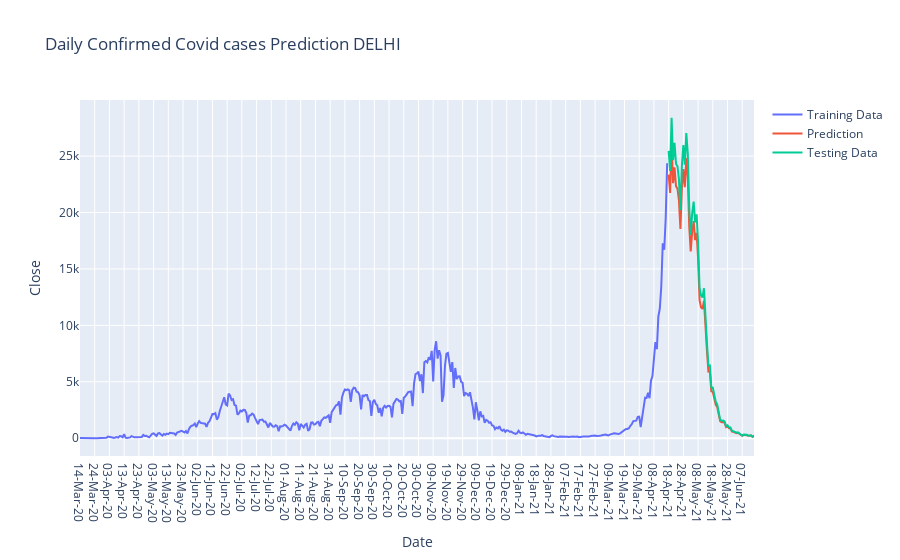

The cell this chart's notebook holds for it:
### Code cell
prediction = model.predict(test_generator)


close_train = close_train.reshape((-1))
close_data2 = close_data2.reshape((-1))
prediction = prediction.reshape((-1))

trace1 = go.Scatter(
    x = date_train,
    y = close_train,
    mode = 'lines',
    name = 'Training Data'
)
trace2 = go.Scatter(
    x = date_test,
    y = prediction,
    mode = 'lines',
    name = 'Prediction'
)
trace3 = go.Scatter(
    x = date_test,
    y = close_data2,
    mode='lines',
    name = 'Testing Data'
)
layout = go.Layout(
    title = "Daily Confirmed Covid cases Prediction DELHI",
    xaxis = {'title' : "Date"},
    yaxis = {'title' : "Close"}
)
fig = go.Figure(data=[trace1, trace2, trace3], layout=layout)
fig.show()

### Figure 1 — Plotly figure (JSON) as saved in the notebook; plotly's stock layout.template omitted (floating-point values rounded to 4 significant figures; data arrays with more than 128 entries replaced by an {"elided": "..."} marker saying what was removed)
{"data": [{"mode": "lines", "name": "Training Data", "type": "scatter", "x": {"elided": "400 str values"}, "y": {"elided": "400 int values"}}, {"mode": "lines", "name": "Prediction", "type": "scatter", "x": ["18-Apr-21", "19-Apr-21", "20-Apr-21", "21-Apr-21", "22-Apr-21", "23-Apr-21", "24-Apr-21", "25-Apr-21", "26-Apr-21", "27-Apr-21", "28-Apr-21", "29-Apr-21", "30-Apr-21", "01-May-21", "02-May-21", "03-May-21", "04-May-21", "05-May-21", "06-May-21", "07-May-21", "08-May-21", "09-May-21", "10-May-21", "11-May-21", "12-May-21", "13-May-21", "14-May-21", "15-May-21", "16-May-21", "17-May-21", "18-May-21", "19-May-21", "20-May-21", "21-May-21", "22-May-21", "23-May-21", "24-May-21", "25-May-21", "26-May-21", "27-May-21", "28-May-21", "29-May-21", "30-May-21", "31-May-21", "01-Jun-21", "02-Jun-21", "03-Jun-21", "04-Jun-21", "05-Jun-21", "06-Jun-21", "07-Jun-21", "08-Jun-21", "09-Jun-21", "10-Jun-21", "11-Jun-21", "12-Jun-21", "13-Jun-21", "14-Jun-21", "15-Jun-21", "16-Jun-21"], "y": [23360.0, 21730.0, 26060.0, 22610.0, 24010.0, 22330.0, 22120.0, 21040.0, 18540.0, 22160.0, 23850.0, 22240.0, 24820.0, 23140.0, 18710.0, 16560.0, 18310.0, 19230.0, 17560.0, 18200.0, 15930.0, 12240.0, 11610.0, 11450.0, 12190.0, 9626.0, 7806.0, 5901.0, 5925.0, 4152.0, 4114.0, 3530.0, 2966.0, 2762, 2075.0, 1514.0, 1423.0, 1440.0, 1369.0, 984.6, 1048.0, 878.2, 869.0, 595.4, 572.4, 529.2, 447.1, 480.3, 379.4, 348.6, 205.7, 287.4, 307.3, 277.0, 212.5, 188.1, 229.0, 107.3, 202.8]}, {"mode": "lines", "name": "Testing Data", "type": "scatter", "x": ["18-Apr-21", "19-Apr-21", "20-Apr-21", "21-Apr-21", "22-Apr-21", "23-Apr-21", "24-Apr-21", "25-Apr-21", "26-Apr-21", "27-Apr-21", "28-Apr-21", "29-Apr-21", "30-Apr-21", "01-May-21", "02-May-21", "03-May-21", "04-May-21", "05-May-21", "06-May-21", "07-May-21", "08-May-21", "09-May-21", "10-May-21", "11-May-21", "12-May-21", "13-May-21", "14-May-21", "15-May-21", "16-May-21", "17-May-21", "18-May-21", "19-May-21", "20-May-21", "21-May-21", "22-May-21", "23-May-21", "24-May-21", "25-May-21", "26-May-21", "27-May-21", "28-May-21", "29-May-21", "30-May-21", "31-May-21", "01-Jun-21", "02-Jun-21", "03-Jun-21", "04-Jun-21", "05-Jun-21", "06-Jun-21", "07-Jun-21", "08-Jun-21", "09-Jun-21", "10-Jun-21", "11-Jun-21", "12-Jun-21", "13-Jun-21", "14-Jun-21", "15-Jun-21", "16-Jun-21"], "y": [25462, 23686, 28395, 24638, 26169, 24331, 24103, 22933, 20201, 24149, 25986, 24235, 27047, 25219, 20394, 18043, 19953, 20960, 19133, 19832, 17364, 13336, 12651, 12481, 13287, 10489, 8506, 6430, 6456, 4524, 4482, 3846, 3231, 3009, 2260, 1649, 1550, 1568, 1491, 1072, 1141, 956, 946, 648, 623, 576, 487, 523, 414, 381, 231, 316, 337, 305, 238, 213, 255, 131, 228]}], "layout": {"title": {"text": "Daily Confirmed Covid cases Prediction DELHI"}, "xaxis": {"title": {"text": "Date"}}, "yaxis": {"title": {"text": "Close"}}}}
